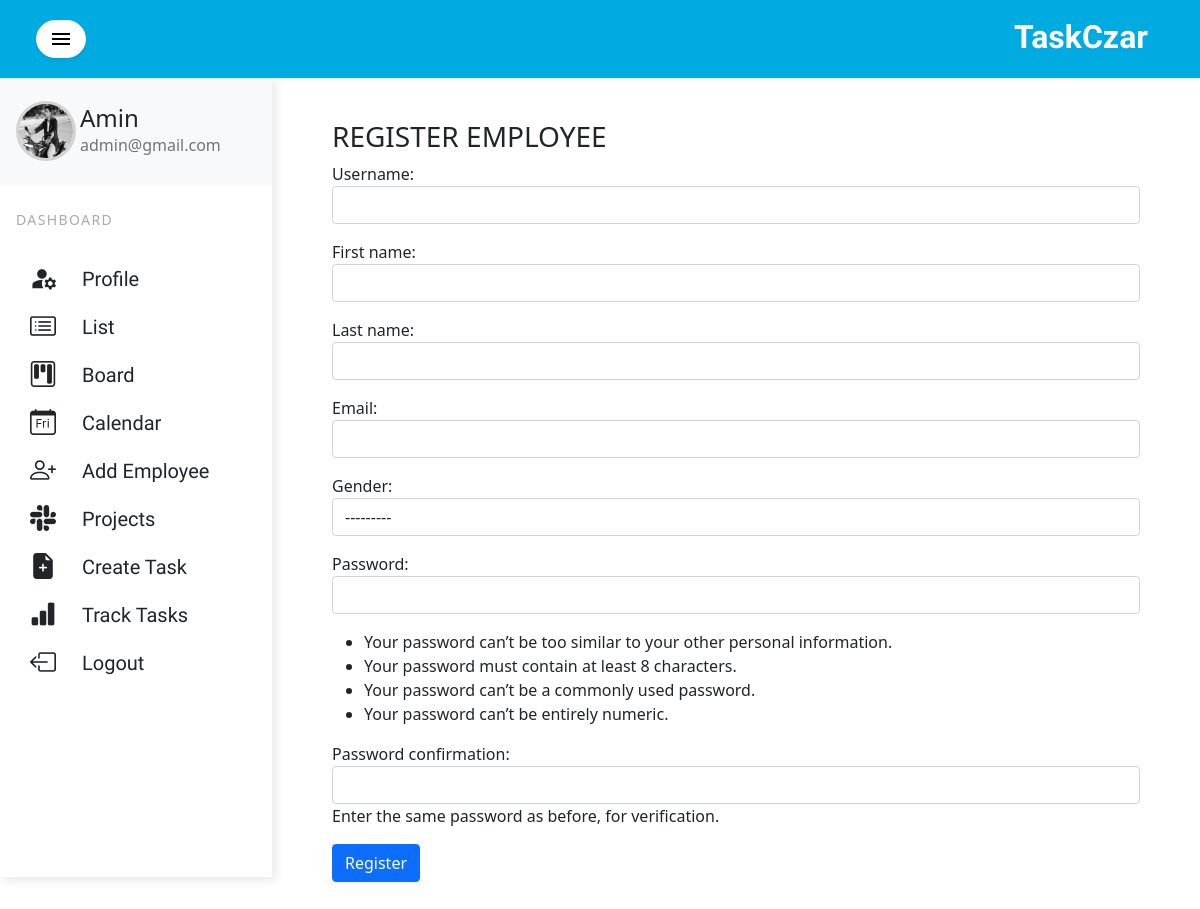
The page /register/ (signed in) on the database its author committed.
### employee/models.py (models this page shows, shortened)
class Employee(AbstractUser):
    username = models.CharField(unique=True, max_length=30, blank=True, null=True)
    first_name = models.CharField(max_length=15, blank=True, null=True)
    last_name = models.CharField(max_length=15, blank=True, null=True)
    ROLE = [
        ('Admin', 'Admin'),
        ('Project Manager', 'Project Manager'),
        ('Employee', 'Employee')
    ]
    role = models.CharField(max_length=30, choices=ROLE, null=True, blank=True)
    email = models.EmailField(blank=True, null=True)
    created_at = models.DateTimeField(auto_now_add=True)
    Gender = [
        ('Male', 'Male'),
        ('Female', 'Female'),
        ('Other', 'Other')
    ]
    gender = models.CharField(max_length=30, choices=Gender, null=True, blank=True)
    USERNAME_FIELD = 'username'
    REQUIRED_FIELDS = ["first_name", "last_name", "role"]
    def is_admin(self):
        return True if (self.role == "Admin") else False

class EmployeeProfile(models.Model):
    user = models.OneToOneField(Employee, on_delete=models.CASCADE)
    profile_picture = models.ImageField(default='user-profile-default.png', upload_to='profile_pictures')

### employee/decorators.py (the view)
	def wrapper_function(request, *args, **kwargs):
		if request.user.role == 'Admin':
			return view_func(request, *args, **kwargs)

### employee/forms.py
class EmployeeForm(UserCreationForm):
    class Meta(UserCreationForm.Meta):
        model = Employee
        fields = ['username', 'first_name', 'last_name', 'email', 'gender', 'password1', 'password2']

### employee/views.py (called while the page is built, shortened)
@login_required(login_url='login')
@admin_only
def register_employee(request):
    form = EmployeeForm()
    context = {'form': form}
    return render(request, 'employee/register.html', context)

### employee/templates/employee/register.html (shortened to what this page needs)
{% extends 'employee/index.html' %}
{% block content %}
<div class="container-fluid">
	<h3 id="form-title">REGISTER EMPLOYEE</h3>
<form action="" method="Post">
	{{form.as_p}}
	<div class="form-group">
		<button type="submit" class="btn btn-primary">Register</button>
	</div>
</form>
</div>
{% endblock content %}

### employee/templates/employee/sidebar.html (shortened to what this page needs)
{% load static %}
<div class="vertical-nav bg-white " id="sidebar">
  <div class="py-4 px-3 mb-4 bg-light">
    <div class="media d-flex align-items-center">
        {% if request.user.employeeprofile.profile_picture.url %}
        <img class="rounded-circle" style="border: 3px solid lightgrey" height="60" width="60"
             src="{{ request.user.employeeprofile.profile_picture.url }}">
            {% else %}
      <i class="material-icons md-48">account_circle</i>
        {% endif %}
      <div class="media-body ms-1">
        <h4 class="m-0 user-name">{{request.user.first_name}}</h4>
        <p class="font-weight-normal text-muted mb-0">{{request.user.email}}</p>
      </div>
    </div>
  </div>
  <p class="text-gray font-weight-bold text-uppercase px-3 small pb-4 mb-0">Dashboard</p>
  <ul class="nav flex-column bg-white mb-0">
      <li class="nav-item side">
        <a href="{% url 'profile' %}" class="nav-link text-dark">
            <div class="row list" >
                <div class="col-sm-3 list">
                    <i class="material-icons" style="font-size:1.1em ">manage_accounts</i>
                </div>
                <div class="col-sm-9 list">
                    Profile
                </div>
            </div>
        </a>
    </li>
    <li class="nav-item  side">
        <a href="{% url 'list' %}" class="nav-link text-dark">
            <div class="row list" >
                <div class="col-sm-3 list">
                    <i class="bi bi-card-list"></i>
                </div>
                <div class="col-sm-9 list">
                    List
                </div>
            </div>
        </a>
    </li>
      <li class="nav-item side">
        <a href="{% url 'board' %}" class="nav-link side text-dark">
            <div class="row list" >
                <div class="col-sm-3 list">
                    <i class="bi bi-kanban"></i>
                </div>
                <div class="col-sm-9 list">
                   Board
                </div>
            </div>
        </a>
      </li>
      <li class="nav-item side">
        <a href="{% url 'calendar' %}" class="nav-link side text-dark">
            <div class="row list" >
                <div class="col-sm-3 list">
                    <i class="bi bi-calendar-day"></i>
                </div>
                <div class="col-sm-9 list">
                   Calendar
                </div>
            </div>
        </a>
      </li>
      {% if request.user.is_admin %}
      <li class="nav-item side">
        <a href="{% url 'register' %}" class="nav-link side text-dark">
            <div class="row list" >
                <div class="col-sm-3 list">
                    <i class="bi bi-person-plus"></i>
                </div>
                <div class="col-sm-9 list">
                   Add Employee
                </div>
            </div>
        </a>
      </li>
      <li class="nav-item side">
        <a href="{% url 'project-list' %}" class="nav-link side text-dark">
            <div class="row list" >
                <div class="col-sm-3 list">
                    <i class="bi bi-slack"></i>
                </div>
                <div class="col-sm-9 list">
                   Projects
                </div>
            </div>
        </a>
      </li>
      {% endif %}
      <li class="nav-item side">
           {% if request.user.is_admin or request.user.is_project_manager %}
        <a href="#" class="nav-link side text-dark" data-bs-toggle="modal" data-bs-target="#exampleModal">
            <div class="row list" >
                <div class="col-sm-3 list" style="padding-left:1em">
                    <i class="bi bi-file-earmark-plus-fill"></i>
                </div>
                <div class="col-sm-9 list">
                   Create Task
                </div>
            </div>
        </a>
          {% endif %}
      </li>
    {% if request.user.is_admin %}
      <li class="nav-item side">
        <a href="{% url 'employee-details' %}" class="nav-link side text-dark">
            <div class="row list" >
                <div class="col-sm-3 list">
                    <i class="bi bi-bar-chart-fill"></i>
                </div>
                <div class="col-sm-9 list">
                   Track Tasks
                </div>
            </div>
        </a>
      </li>
  {% endif %}
      <li class="nav-item side">
        <a href="{% url 'logout' %}" class="nav-link side text-dark">
            <div class="row list" >
                <div class="col-sm-3 list">
                    <i class="bi bi-box-arrow-left"></i>
                </div>
                <div class="col-sm-9 list">
                   Logout
                </div>
            </div>
        </a>
      </li>
  </ul>
</div>

### employee/templates/employee/index.html (style rules this page uses)
body { background-color: #f3efef; min-height: 100vh; overflow-x: hidden; }
.vertical-nav { min-width: 17rem; width: 17rem; height: 100vh; position: fixed; top: 4.8rem; left: 0; box-shadow: 3px 3px 10px rgba(0, 0, 0, 0.1); transition: all 0.4s; }
.text-uppercase { letter-spacing: 0.1em; }
.text-gray { color: #aaa; }
.user-name { text-transform: capitalize; }
.nav-link { text-transform: capitalize; }
.row.list { height:2em; }
.col-sm-3.list { align-items: center; font-size:26px; padding-top:3px; padding-left:1em; }
.col-sm-9.list { padding-top:2px; font-size: 20px; font-family: 'Acme', sans-serif; }

### employee/templates/employee/register.html (style rules this page uses)
.form-group { margin-top:10px; }

### rows shown on the page
Employee: user.employeeprofile.profile_picture (picture), user.first_name "Amin", user.email "admin@gmail.com"
